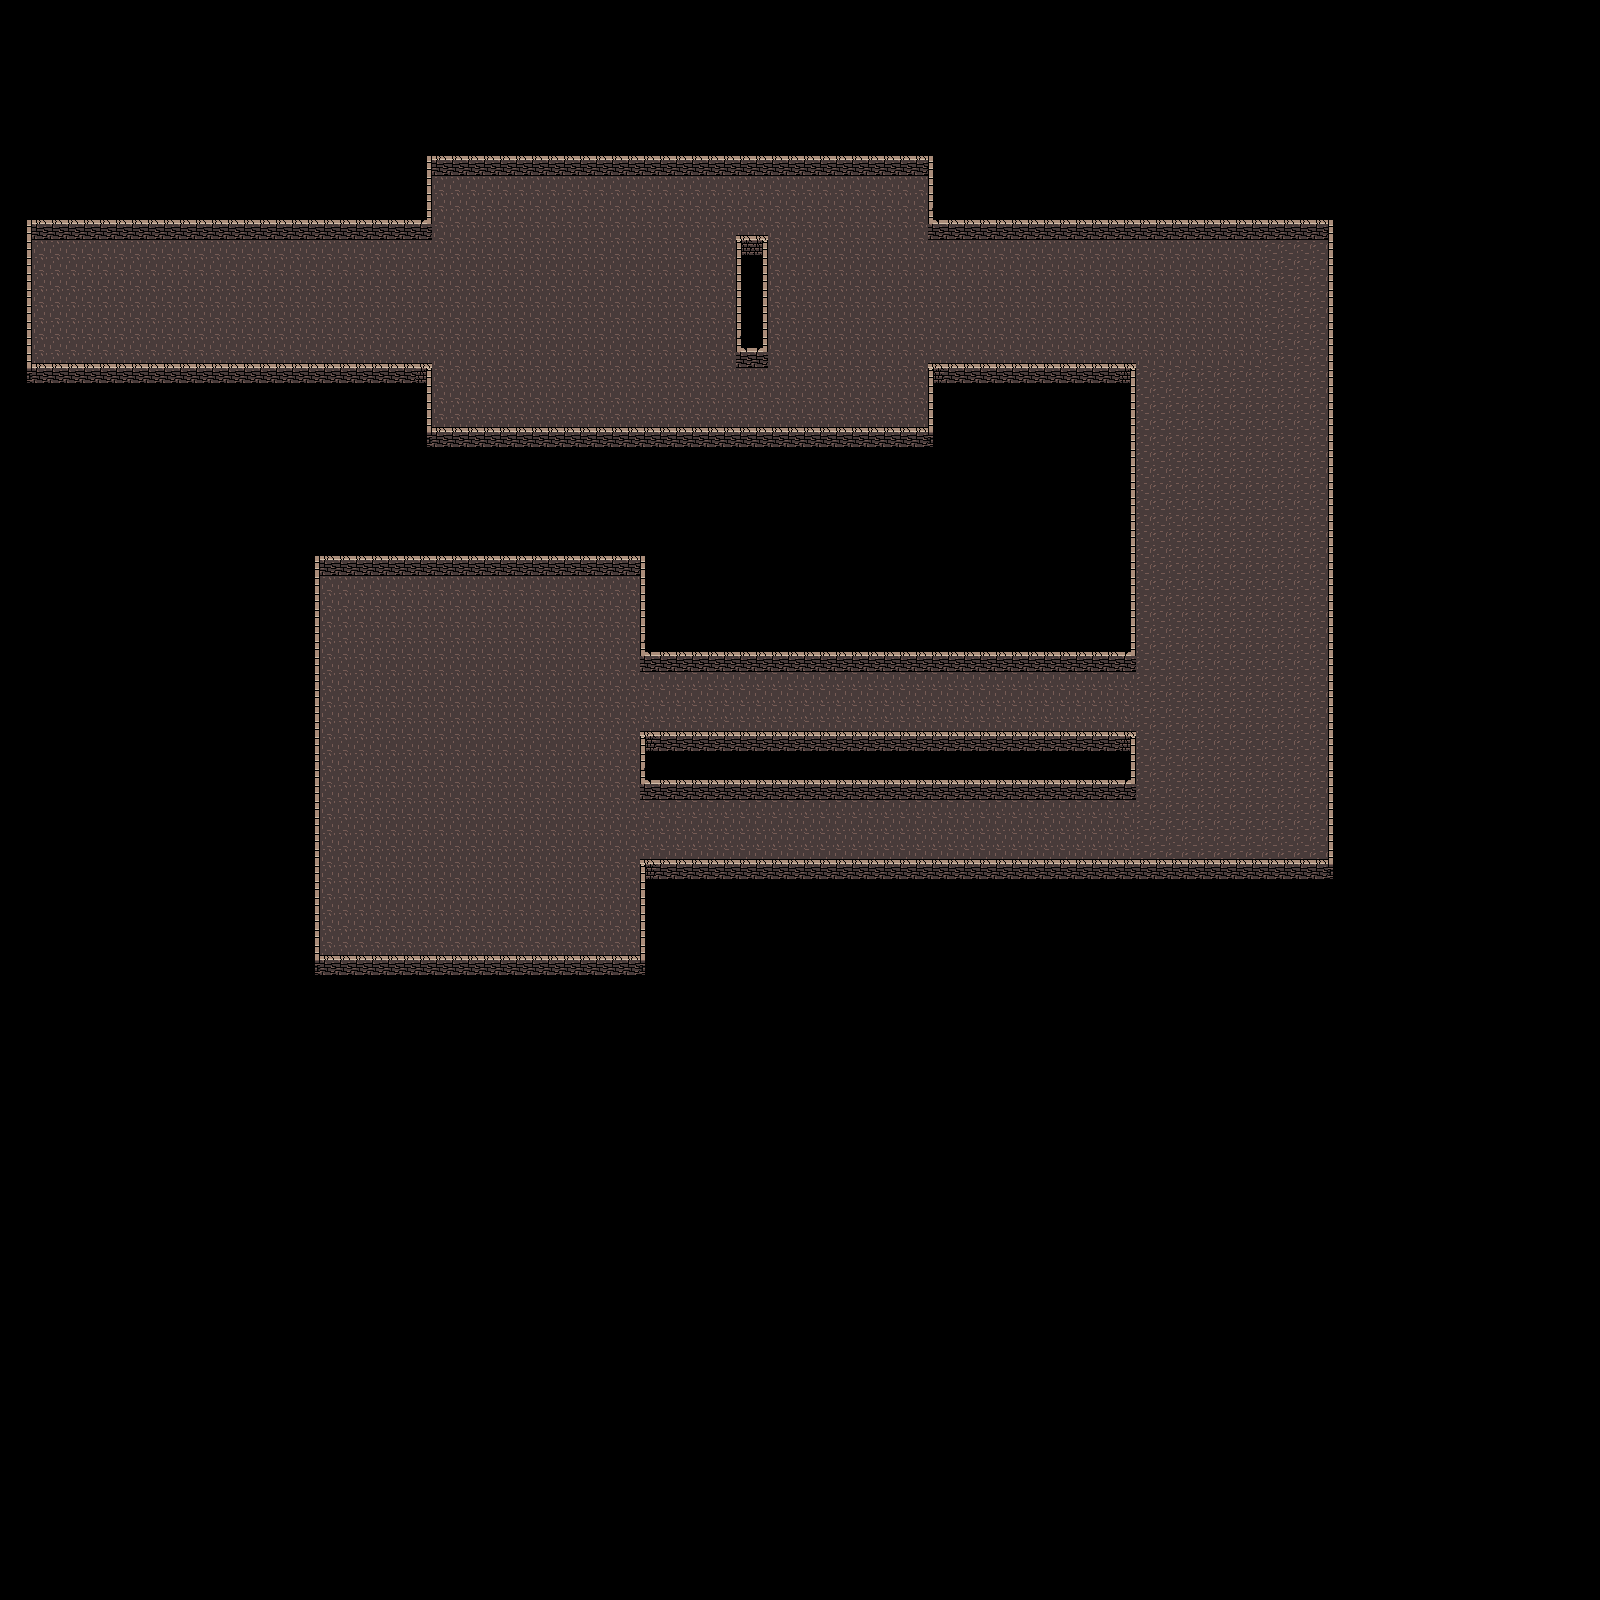

Rendered tile map (Tiled .tmx) drawn with the repository's tilesets; below, a short description and the map source with its tile grids summarised:
An orthogonal 100x100 tile map with 16x16 px tiles, 5 tile layers (Ground, Walls, wallsNoCollideDown, wallsNoCollideTop, ...) and 53 objects.

<map version="1.4" tiledversion="1.4.2" orientation="orthogonal" renderorder="right-down" width="100" height="100" tilewidth="16" tileheight="16" infinite="0" nextlayerid="18" nextobjectid="147">
 <editorsettings>
  <export target="dungeon3.json" format="json" />
 </editorsettings>
 <tileset firstgid="1" name="tileset" tilewidth="16" tileheight="16" tilecount="1024" columns="32">
  <image source="tileset.png" width="512" height="512" />
 </tileset>
 <layer id="2" name="Ground" width="100" height="100" offsetx="-32" offsety="0">
  <data>[10000 cells, 2132 non-empty, 2 distinct tile ids]</data>
 </layer>
 <layer id="1" name="Walls" width="100" height="100" offsetx="-32" offsety="0">
  <data>[10000 cells, 468 non-empty, 12 distinct tile ids]</data>
 </layer>
 <layer id="4" name="wallsNoCollideDown" width="100" height="100" offsetx="-32" offsety="0">
  <data>[10000 cells, 165 non-empty, 1 distinct tile ids]</data>
 </layer>
 <layer id="5" name="wallsNoCollideTop" width="100" height="100" offsetx="-32" offsety="0">
  <data>[10000 cells, 165 non-empty, 1 distinct tile ids]</data>
 </layer>
 <layer id="10" name="destroyWalls" width="100" height="100">
  <data>[10000 cells, 0 non-empty, 0 distinct tile ids]</data>
 </layer>
 <objectgroup id="17" name="itemDagger" />
 <objectgroup id="13" name="coin">
  <object id="122" gid="137" x="416" y="304" width="16" height="16" />
  <object id="123" gid="137" x="608" y="304" width="16" height="16" />
  <object id="124" gid="137" x="1008" y="304" width="16" height="16" />
  <object id="125" gid="137" x="1232" y="416" width="16" height="16" />
  <object id="126" gid="137" x="1232" y="784" width="16" height="16" />
  <object id="128" gid="137" x="400" y="800" width="16" height="16" />
  <object id="129" gid="137" x="480" y="800" width="16" height="16" />
  <object id="130" gid="137" x="480" y="880" width="16" height="16" />
  <object id="131" gid="137" x="400" y="880" width="16" height="16" />
  <object id="132" gid="137" x="560" y="800" width="16" height="16" />
  <object id="133" gid="137" x="560" y="880" width="16" height="16" />
  <object id="134" gid="137" x="560" y="720" width="16" height="16" />
  <object id="135" gid="137" x="480" y="720" width="16" height="16" />
  <object id="136" gid="137" x="400" y="720" width="16" height="16" />
 </objectgroup>
 <objectgroup id="12" name="itemBomb">
  <object id="121" gid="135" x="512" y="224" width="16" height="16" />
 </objectgroup>
 <objectgroup id="11" name="itemSpeed">
  <object id="119" gid="136" x="1248" y="288" width="16" height="16" />
 </objectgroup>
 <objectgroup id="9" name="destroyableWalls">
  <object id="109" gid="40" x="752" y="384" width="16" height="16" />
  <object id="110" gid="40" x="752" y="368" width="16" height="16" />
  <object id="111" gid="40" x="752" y="352" width="16" height="16" />
  <object id="112" gid="40" x="752" y="400" width="16" height="16" />
  <object id="113" gid="40" x="752" y="416" width="16" height="16" />
  <object id="114" gid="40" x="752" y="192" width="16" height="16" />
  <object id="115" gid="40" x="752" y="176" width="16" height="16" />
  <object id="116" gid="40" x="752" y="160" width="16" height="16" />
  <object id="117" gid="40" x="752" y="224" width="16" height="16" />
  <object id="118" gid="40" x="752" y="208" width="16" height="16" />
 </objectgroup>
 <objectgroup id="8" name="itemInvisibility">
  <object id="108" gid="135" x="192" y="304" width="16" height="16" />
 </objectgroup>
 <objectgroup id="6" name="enemyFollower">
  <object id="103" gid="134" x="832" y="304" width="16" height="16" />
  <object id="104" gid="134" x="1216" y="304" width="16" height="16" />
  <object id="105" gid="134" x="352" y="624" width="16" height="16" />
  <object id="106" gid="134" x="1200" y="640" width="16" height="16" />
  <object id="107" gid="134" x="848" y="832" width="16" height="16" />
  <object id="140" gid="134" x="480" y="592" width="16" height="16" />
  <object id="141" gid="134" x="368" y="672" width="16" height="16" />
  <object id="142" gid="134" x="368" y="816" width="16" height="16" />
  <object id="145" gid="134" x="528" y="880" width="16" height="16" />
  <object id="146" gid="134" x="512" y="768" width="16" height="16" />
 </objectgroup>
 <objectgroup id="7" name="itemHeart">
  <object id="100" gid="134" x="800" y="304" width="16" height="16" />
  <object id="101" gid="134" x="576" y="768" width="16" height="16" />
  <object id="102" gid="134" x="1248" y="528" width="16" height="16" />
 </objectgroup>
 <objectgroup id="3" name="enemyBomb">
  <object id="91" gid="135" x="320" y="304" width="16" height="16" />
  <object id="93" gid="135" x="736" y="384" width="16" height="16" />
  <object id="94" gid="135" x="736" y="208" width="16" height="16" />
  <object id="95" gid="135" x="1008" y="704" width="16" height="16" />
  <object id="96" gid="135" x="1008" y="832" width="16" height="16" />
  <object id="99" gid="135" x="464" y="704" width="16" height="16" />
 </objectgroup>
 <objectgroup id="15" name="escaliersGoUp" />
 <objectgroup id="16" name="escaliersGoDown">
  <object id="49" gid="137" x="80" y="304" width="16" height="16" />
 </objectgroup>
 <objectgroup id="14" name="chest">
  <object id="88" gid="134" x="224" y="256" width="16" height="16" />
  <object id="89" gid="134" x="1136" y="256" width="16" height="16" />
  <object id="90" gid="134" x="912" y="688" width="16" height="16" />
  <object id="137" gid="134" x="400" y="592" width="16" height="16" />
  <object id="138" gid="134" x="560" y="592" width="16" height="16" />
  <object id="139" gid="134" x="480" y="672" width="16" height="16" />
 </objectgroup>
</map>
